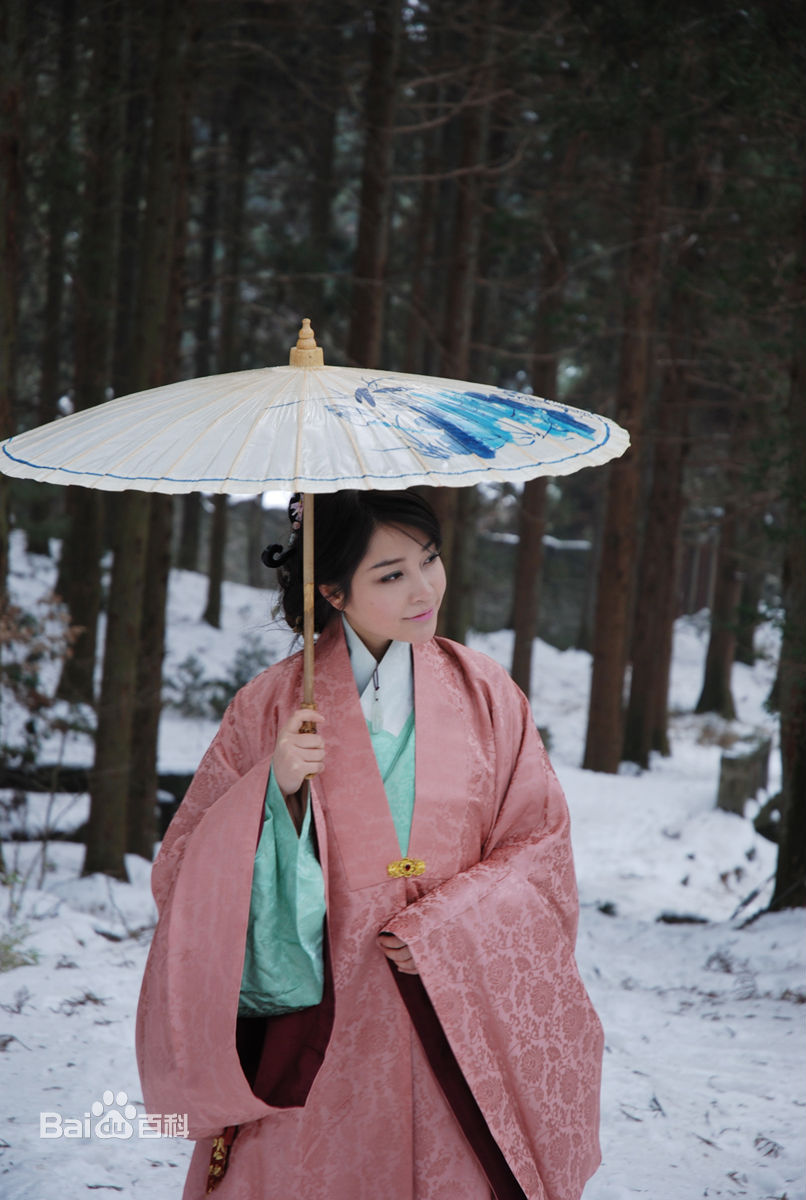
#> input picture pic/beauty.jpg, 806 x 1200 px, found by its file name
$ python rotation.py
#> lines starting #> are read from the running program, lines starting #| are printed output that depends on the picture
import cv2

img_path = "/home/levi/temp/cv/pic/beauty.jpg"

img = cv2.imread(img_path)
#> img is the input picture: shape (1200, 806, 3); mean B, G, R 96, 92.9, 100.4
row, col = img.shape[:2]
#> row = 1200; col = 806
M = cv2.getRotationMatrix2D((col / 2, row / 2), 90, 0.5)
dst = cv2.warpAffine(img, M, (col, row))
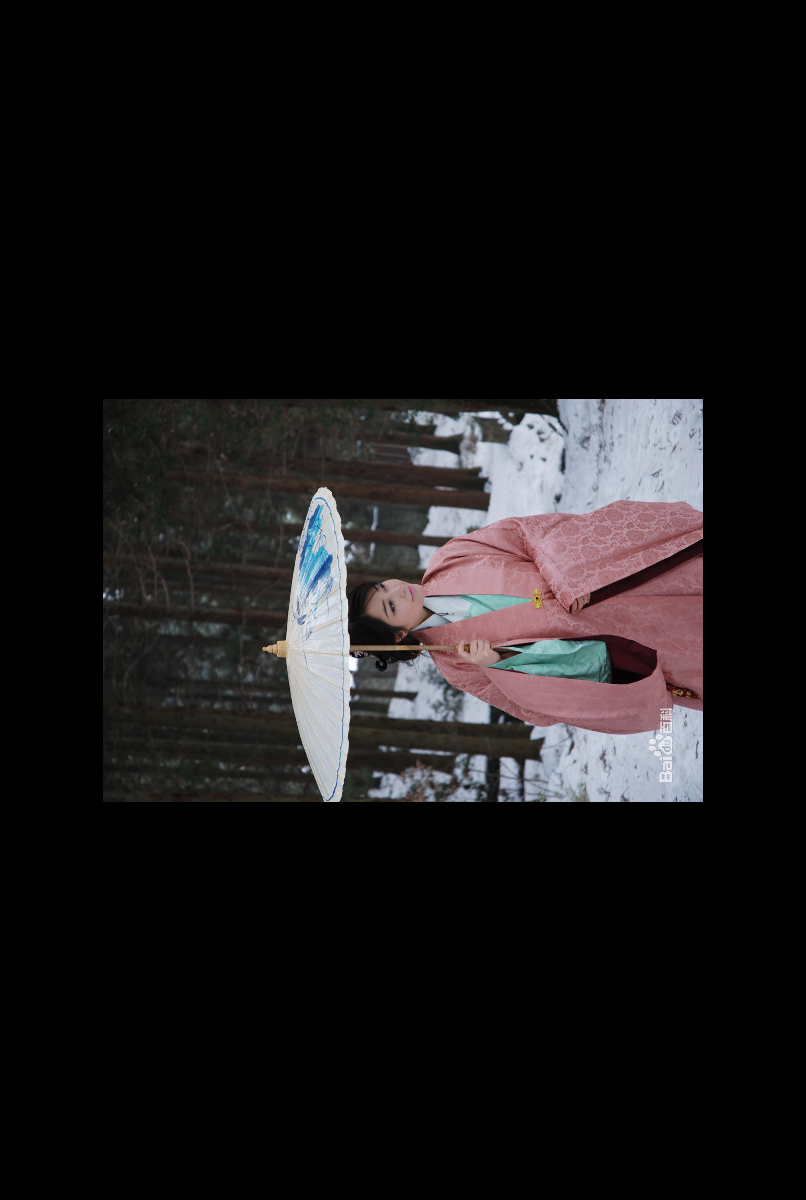
#> dst: shape (1200, 806, 3); mean B, G, R 24, 23.2, 25.1

cv2.imshow("dst", dst)
cv2.waitKey(0)
cv2.destroyAllWindows()

$ run again, with pic/2.jpg copied over pic/beauty.jpg
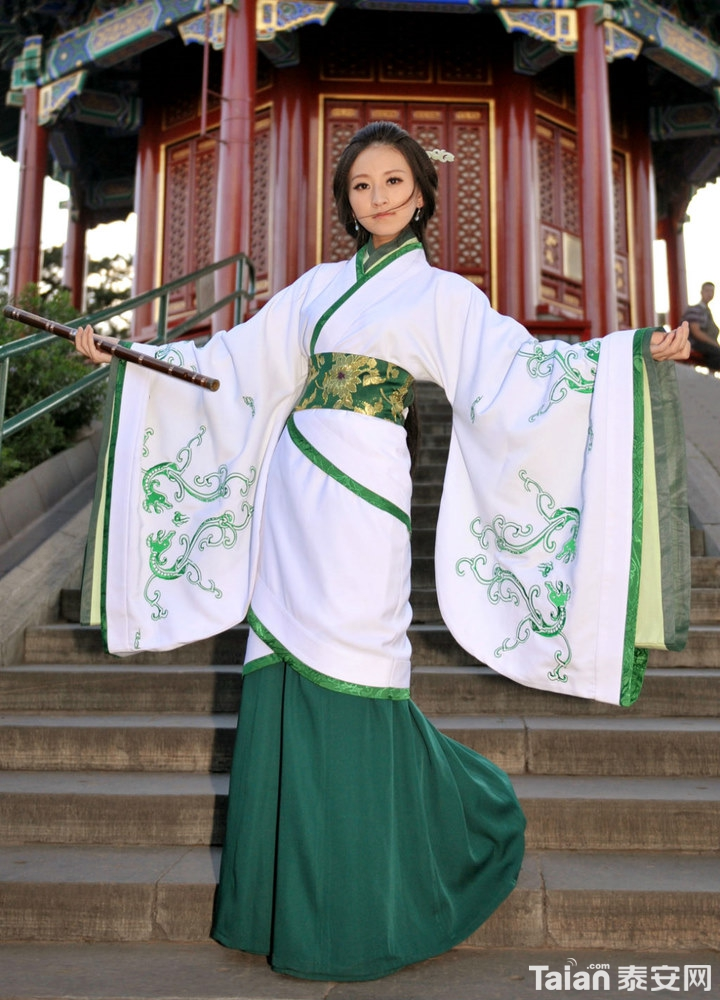
#> input picture pic/2.jpg, 720 x 1000 px, found by its file name
#> img is the input picture: shape (1000, 720, 3); mean B, G, R 113.4, 118, 122.5
#> `dst = cv2.warpAffine(img, M, (col, row))`:
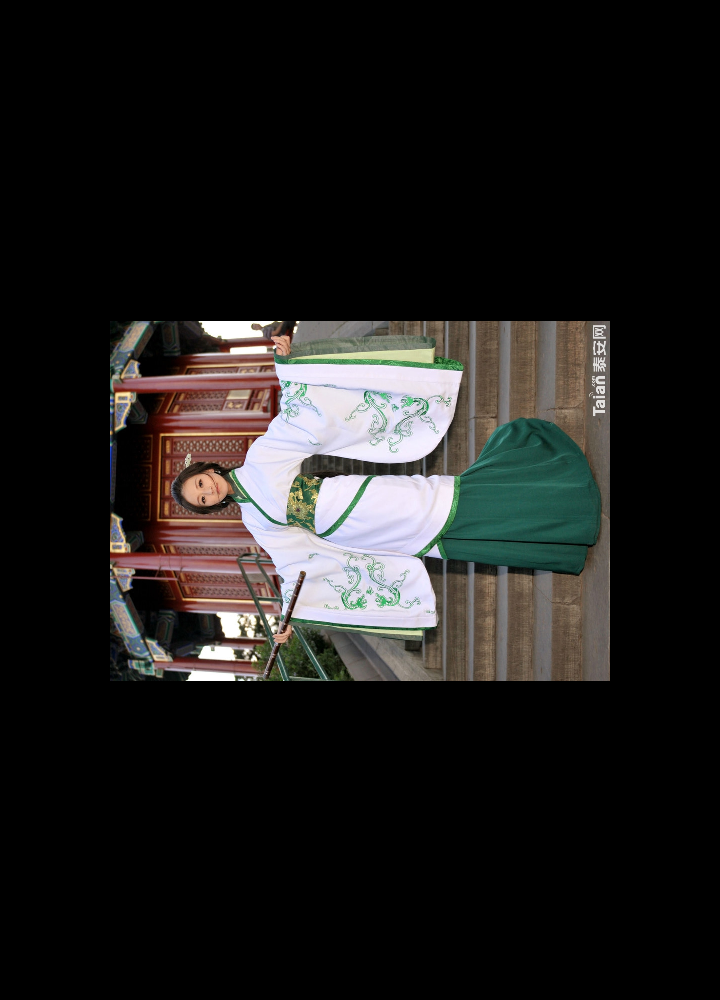
#> dst: shape (1000, 720, 3); mean B, G, R 28.4, 29.5, 30.6

$ run again, with pic/7.jpg copied over pic/beauty.jpg
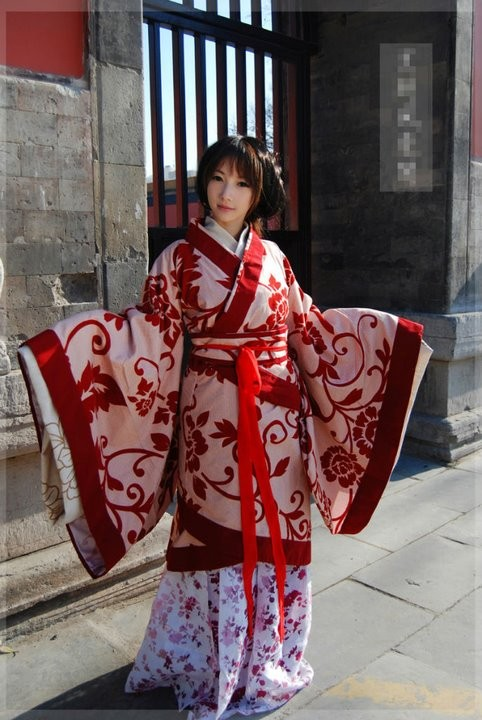
#> input picture pic/7.jpg, 482 x 720 px, found by its file name
#> img is the input picture: shape (720, 482, 3); mean B, G, R 91.7, 91.4, 113
#> `dst = cv2.warpAffine(img, M, (col, row))`:
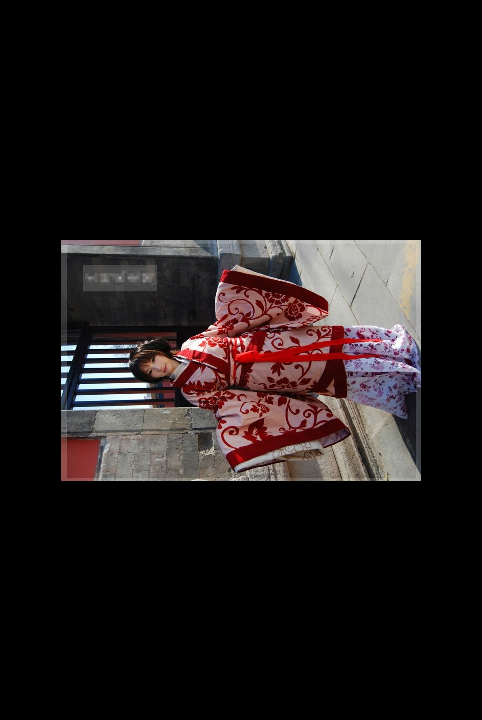
#> dst: shape (720, 482, 3); mean B, G, R 22.9, 22.9, 28.2
